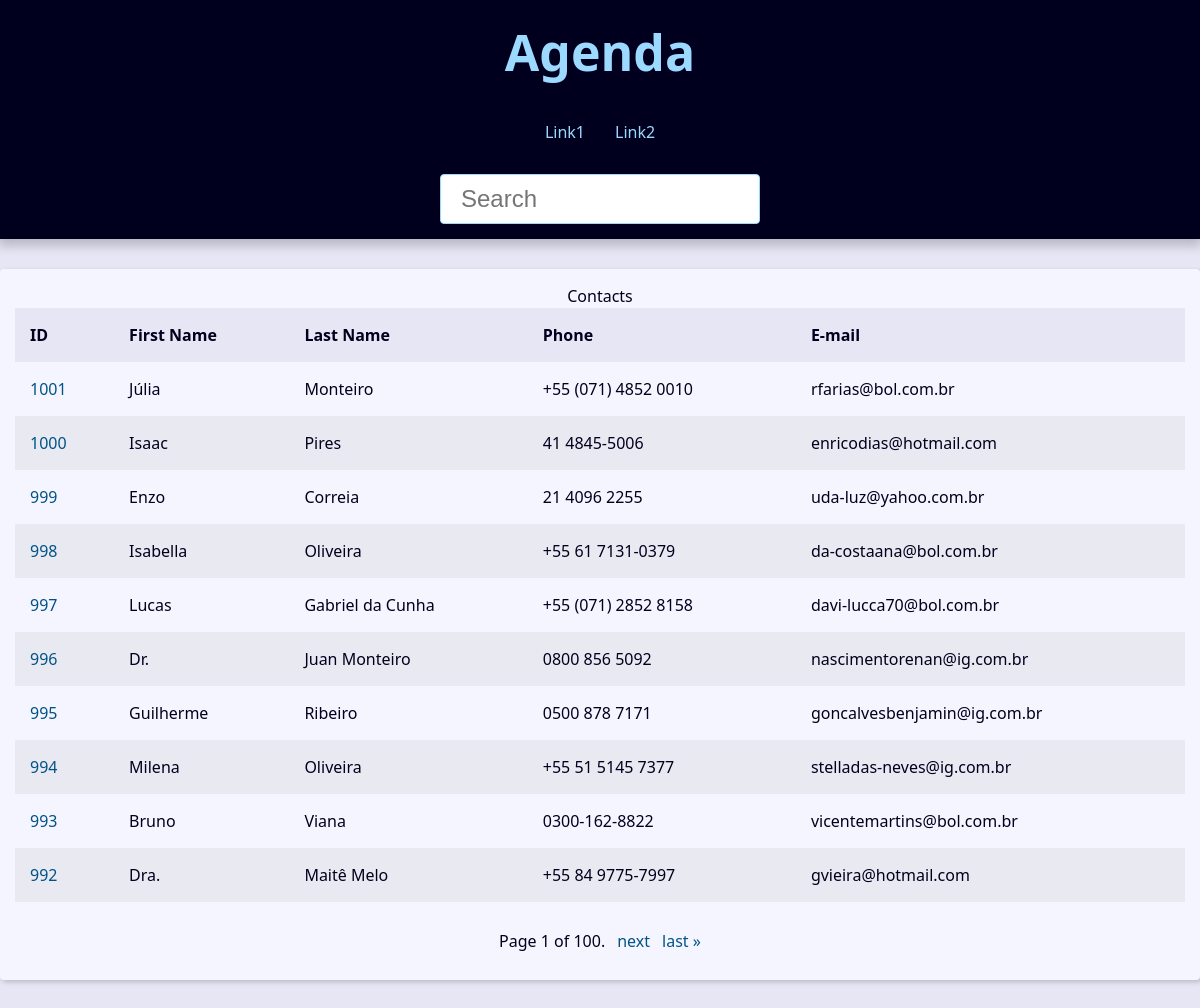
The page / on the database its author committed.
### contact/models.py (models this page shows, shortened)
class Contact(models.Model):
    first_name = models.CharField(max_length=50)
    last_name = models.CharField(max_length=50)
    phone = models.CharField(max_length=50)
    email = models.EmailField(max_length=254, blank=True)
    created_date = models.DateTimeField(default=timezone.now)
    description = models.TextField(blank=True)
    show = models.BooleanField(default=True)
    picture = models.ImageField(blank=True, upload_to='pictures/%Y/%m')
    category = models.ForeignKey(Category, on_delete=models.SET_NULL, blank=True, null=True)
    owner = models.ForeignKey(User, on_delete=models.SET_NULL, blank=True, null=True)

### contact/views/contact_views.py (the view)
# urls.py: path('', views.index, name='index'),  # type: ignore
def index(request):
    contacts = Contact.objects \
        .filter(show=True)\
        .order_by('-id')
    paginator = Paginator(contacts, 10)
    page_number = request.GET.get("page")
    page_obj = paginator.get_page(page_number)
    context = {
        'page_obj': page_obj,
        'site_title': 'Contatos - '
    }
    return render(
        request,
        'contact/index.html',
        context
    )

### contact/templates/contact/index.html
{% extends 'global/base.html' %}
{% block content %}
  {% if page_obj %}
    <div class="responsive-table">
      <table class="contacts-table">
        <caption class="table-cation">Contacts</caption>
        <thead>
          <tr class="table-row table-row-header">
            <th class="table-header">ID</th>
            <th class="table-header">First Name</th>
            <th class="table-header">Last Name</th>
            <th class="table-header">Phone</th>
            <th class="table-header">E-mail</th>
          </tr>
        </thead>
        <tbody>
          {% for contact in page_obj %}
            <tr class="table-row">
              <td class="table-cel">
                <a href="{% url 'contact:contact' contact.id %}" class="table-link">{{ contact.id }}</a>
              </td>
              <td class="table-cel">{{ contact.first_name }}</td>
              <td class="table-cel">{{ contact.last_name }}</td>
              <td class="table-cel">{{ contact.phone }}</td>
              <td class="table-cel">{{ contact.email }}</td>
            </tr>
          {% endfor %}
        </tbody>
      </table>
    </div>
  {% else %}
    <div class="single-contact">
      <h1 class="single-contact-name">Nenhum contato encontrado.</h1>
    </div>
  {% endif %}
{% endblock %}

### base_static/global/css/style.css (style rules this page uses)
:root { --spacing: 1.5rem; --link-dark-color: rgb(0, 83, 134); --link-light-color: rgb(156, 217, 255); --clr-white: rgb(245, 245, 255); --clr-black: rgb(0, 0, 30); --clr-light-gray: rgb(230, 230, 245); --clr-dark-shadow-5: rgba(0, 0, 10, 5%); --clr-dark-shadow-10: rgba(0, 0, 10, 10%); --clr-dark-shadow-20: rgba(0, 0, 10, 20%); --clr-light-shadow-5: rgba(200, 200, 255, 5%); --clr-light-shadow-10: rgba(200, 200, 255, 10%); --clr-light-shadow-20: rgba(200, 200, 255, 20%); --main-page-width: 120rem; --table-min-width: 60rem; --biggest-font-size: 5rem; --bigger-font-size: 4rem; --big-font-size: 3.2rem; --medium-font-size: 2.4rem; --small-font-size: 1.6rem; --smaller-font-size: 1.4rem; --smallest-font-size: 1.2rem; --transition-fast: 300ms; --transition-medium: 600ms; --transition-slow: 1s; --default-border-radius: 4px; }
*, *::before, *::after { margin: 0; padding: 0; box-sizing: border-box; }
html { font-size: 62.5%; }
body { font-family: system-ui, -apple-system, BlinkMacSystemFont, 'Segoe UI', Roboto, Oxygen, Ubuntu, Cantarell, 'Open Sans', 'Helvetica Neue', sans-serif; line-height: 1.5; font-size: var(--small-font-size); color: var(--clr-black); -webkit-font-smoothing: antialiased; background: var(--clr-light-gray); }
.responsive-table { width: 100%; overflow-x: auto; }
.contacts-table { width: 100%; min-width: var(--table-min-width); border-collapse: collapse; }
.table-row { text-align: left; text-overflow: ellipsis; transition: background-color var(--transition-fast) ease-in-out; }
.table-row:nth-of-type(2n) { background: var(--clr-dark-shadow-5); }
.table-row-header { background: var(--clr-light-gray); color: var(--clr-black); }
.table-cel, .table-header { padding: var(--spacing); }
.table-link { color: var(--link-dark-color); transition: color var(--transition-fast) ease-in-out; text-decoration: none; }

### rows shown on the page
Contact: id "1001", first_name "Júlia", last_name "Monteiro", phone "+55 (071) 4852 0010", email "rfarias@bol.com.br"
Contact: id "1000", first_name "Isaac", last_name "Pires", phone "41 4845-5006", email "enricodias@hotmail.com"
Contact: id "999", first_name "Enzo", last_name "Correia", phone "21 4096 2255", email "uda-luz@yahoo.com.br"
Contact: id "998", first_name "Isabella", last_name "Oliveira", phone "+55 61 7131-0379", email "da-costaana@bol.com.br"
Contact: id "997", first_name "Lucas", last_name "Gabriel da Cunha", phone "+55 (071) 2852 8158", email "davi-lucca70@bol.com.br"
Contact: id "996", first_name "Dr.", last_name "Juan Monteiro", phone "0800 856 5092", email "nascimentorenan@ig.com.br"
Contact: id "995", first_name "Guilherme", last_name "Ribeiro", phone "0500 878 7171", email "goncalvesbenjamin@ig.com.br"
Contact: id "994", first_name "Milena", last_name "Oliveira", phone "+55 51 5145 7377", email "stelladas-neves@ig.com.br"
Contact: id "993", first_name "Bruno", last_name "Viana", phone "0300-162-8822", email "vicentemartins@bol.com.br"
Contact: id "992", first_name "Dra.", last_name "Maitê Melo", phone "+55 84 9775-7997", email "gvieira@hotmail.com"

### other values the page prints
{{ page_obj.number }} "1"
{{ page_obj.paginator.num_pages }} "100"
